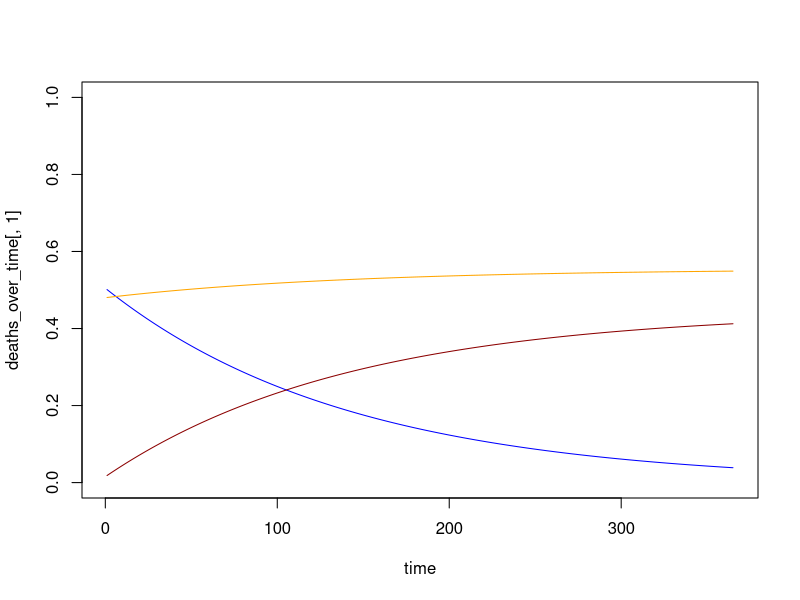

The R script that drew this image: (Note: this script raises an error after producing the figure.)
require(lme4)
require(RColorBrewer)
require(scales)

printed = "Standard G2 LN"
is.pbo = 2 #says whether pbo net (0 = standard, 1= PBO, 2=G2_nets)
species =  1#1 = gambiae ss, 2=arabiensis , 3=funestus
metric = 1 #1 = best guess, 2= lower 95% confidence interval 3 upper

#Assay to hut mortality conversion		
alpha1=	array(c(rep(0.63445,3),rep(0.012,3),rep(1.294,3)),c(3,3))
alpha2=	array(c(rep(3.997,3),rep(3.171,3),rep(5.119,3)),c(3,3))

#Benefit of PBO in assay		
beta1=	array(c(rep(3.407,2),2.527,rep(2.666,2),1.528,rep(4.331,2),3.547),c(3,3))
beta2=	array(c(rep(5.88,2),0.891,rep(4.754,2),(0.128),rep(6.956,2),1.882),c(3,3))
beta3=	array(c(rep(0.783,2),0,rep(1.038,2),0,rep(0.543,2),0),c(3,3))

#Deterency from mortality		
delta1=	array(c(rep(0.071,3),rep(0.17,3),rep(0.255,3)),c(3,3))
delta2=	array(c(rep(1.257,3),rep(0.627,3),rep(2.073,3)),c(3,3))
delta3=	array(c(rep(-1.517,3),rep(4.03,3),rep(0.646,3)),c(3,3))

#Success from mortality		
theta1=	array(c(rep(0.025,3),rep(0.007,3),rep(0.034,3)),c(3,3))
theta2=	array(c(rep(3.317,3),rep(2.919,3),rep(4.899,3)),c(3,3))

#Decay in insecticide non-PBO net		
mup=	array(c(rep(-2.36,3),rep(2.948,3),rep(1.821,3)),c(3,3))
rhop=	array(c(rep(-3.05,3),rep(3.762,3),rep(2.322,3)),c(3,3))


kp0=0.699
net_halflife=2.64
#1-0.796 Bioko bradley study
##1-0.11 Kagera West study
#c(0.922,0.455)#

surv_bioassay=seq(0,1,0.2)		#measure of resistance 0=no resistance 1=100% survival in discriminating dose bioassay}

##lower benefit (using Tom's paper translations)
pbo_benefit_a2<-2.666 + 4.754*((1-surv_bioassay)-0.5)/(1+1.038*((1-surv_bioassay)-0.5))   
pbo_benefit<-exp(pbo_benefit_a2)/(1+exp(pbo_benefit_a2))

##upper benefit (using Tom's paper translations)
pbo_benefit_a3<-4.331 + 6.956*((1-surv_bioassay)-0.5)/(1+0.543*((1-surv_bioassay)-0.5))   
pbo_benefit<-exp(pbo_benefit_a3)/(1+exp(pbo_benefit_a3))

##mean benefit (using Tom's paper translations)
pbo_benefit_a<-3.407 + 5.880*((1-surv_bioassay)-0.5)/(1+0.783*((1-surv_bioassay)-0.5))   
pbo_benefit<-exp(pbo_benefit_a)/(1+exp(pbo_benefit_a))



#Benefit of PBO in assay		
#Using log binomial fit
## output is summary(glm_2)$coeff[2,1] from IVCC_New_net_comparison
# I think 0.63 and 4 comes from Churcher et al. 2016 and determins the relationship for standard LLIN
#from IVCC_New_net_comparisons.r 
#summary(glm_2)$coeff[2,1] =4.279052
#summary(glm_2)$coeff[1,1] =-0.05964997

#lower1 =3.449297 (these are mean +/- 1.96 x SE)
#lower2 = -0.2940463

#upper1 =5.108807
#upper2 =0.1747464

G2_benefit = 1 / (1 + exp(-4.279052 * (1 / (1 + exp(0.63 + 4*(surv_bioassay-0.5)))) -  -0.05964997 ))

G2_benefit_log_upp = 1 / (1 + exp(-5.108807 * (1 / (1 + exp(0.63 + 4*(surv_bioassay-0.5)))) - 0.1747464 ))
G2_benefit_log_low = 1 / (1 + exp(-3.449297 * (1 / (1 + exp(0.63 + 4*(surv_bioassay-0.5)))) - -0.2940463 ))


mort_assay=if(is.pbo==0) 1-surv_bioassay else if(is.pbo==1) pbo_benefit else G2_benefit
mort_hut_a = alpha1[species,metric] + alpha2[species,metric]*(mort_assay-0.5)			              	#relationship mortality in bioassay -> hut trial, logit scale}
mort_hut   = exp(mort_hut_a)/(1+exp(mort_hut_a))

det_hut_a = delta1[species,metric]+delta2[species,metric]*(mort_hut-0.5)+delta3[species,metric]*(mort_hut-0.5)^2	#relationship hut trial mortality -> deterrence}
det_hut   = ifelse(det_hut_a<0,0,det_hut_a)			                  #censored to stop becoming negative}
suc_hut   = theta1[species,metric] *exp(theta2[species,metric] *(1-mort_hut))				              #relationship hut trial mortality -> success}
rep_hut   = 1-suc_hut-mort_hut

n1n0 = 1-det_hut
kp1  = n1n0*suc_hut
jp1  = n1n0*rep_hut+(1-n1n0)
lp1  = n1n0*mort_hut

r_ITN0  = (1-kp1/kp0)*(jp1/(lp1+jp1))		          	#probability of dying with an encounter with ITN (max)}
d_ITN0  = (1-kp1/kp0)*(lp1/(lp1+jp1))		          	#probability of repeating behaviour (max)}
s_ITN0  = 1-d_ITN0-r_ITN0   


#max tail to variable notation indicates maximum net efficacy (no resistance)
#min tail to variable notation indicates mainimum net efficacy (100% resistance)

mort_max_a = alpha1[species,metric] + alpha2[species,metric]*(1-0.5)				          #maximum mortality seen in huts, used to adjust}
mort_max   = exp(mort_max_a)/(1+exp(mort_max_a))

mort_min_a = alpha1[species,metric] + alpha2[species,metric]*(0-0.5)				          #maximum mortality seen in huts, used to adjust}
mort_min   = exp(mort_min_a)/(1+exp(mort_min_a))

det_max_a = delta1[species,metric]+delta2[species,metric]*(mort_max-0.5)+delta3[species,metric]*(mort_max-0.5)^2	#relationship hut trial mortality -> deterrence}
det_max   = ifelse(det_max_a<0,0,det_max_a)			                  #censored to stop becoming negative}
suc_max   = theta1[species,metric] *exp(theta2[species,metric] *(1-mort_max))				              #relationship hut trial mortality -> success}
rep_max   = 1-suc_max-mort_max

n1n0_max = 1-det_max
kp1_max  = n1n0_max*suc_max
jp1_max  = n1n0_max*rep_max+(1-n1n0_max)
lp1_max  = n1n0_max*mort_max

r_ITN0_max  = (1-kp1_max/kp0)*(jp1_max/(lp1_max+jp1_max))		          	#probability of dying with an encounter with ITN (max)}
d_ITN0_max  = (1-kp1_max/kp0)*(lp1_max/(lp1_max+jp1_max))		          	#probability of repeating behaviour (max)}
s_ITN0_max  = 1-d_ITN0_max-r_ITN0_max


det_min_a = delta1[species,metric]+delta2[species,metric]*(mort_min-0.5)+delta3[species,metric]*(mort_min-0.5)^2	#relationship hut trial mortality -> deterrence}
det_min   = ifelse(det_min_a<0,0,det_min_a)			                  #censored to stop becoming negative}
suc_min   = theta1[species,metric] *exp(theta2[species,metric] *(1-mort_min))				              #relationship hut trial mortality -> success}
rep_min   = 1-suc_min-mort_min

n1n0_min= 1-det_min
kp1_min  = n1n0_min*suc_min
jp1_min  = n1n0_min*rep_min+(1-n1n0_min)
lp1_min  = n1n0_min*mort_min

r_ITN0_min  = (1-kp1_min/kp0)*(jp1_min/(lp1_min+jp1_min))		          	#probability of dying with an encounter with ITN (max)}
d_ITN0_min  = (1-kp1_min/kp0)*(lp1_min/(lp1_min+jp1_min))		          	#probability of repeating behaviour (max)}
s_ITN0_min  = 1-d_ITN0_min-r_ITN0_min



#{halflife}
my_max_washes_a = mup[species,metric] +rhop[species,metric]*(mort_max-0.5)		
my_max_washes   = log(2)/(exp(my_max_washes_a)/(1+exp(my_max_washes_a)))

wash_decay_rate_a = mup[species,metric] +rhop[species,metric]*(mort_hut-0.5)
wash_decay_rate   = log(2)/(exp(wash_decay_rate_a)/(1+exp(wash_decay_rate_a)))
itn_half_life     = wash_decay_rate/my_max_washes*net_halflife





## adjusted to match Griffin et al 2015 Natt Comms
Griff_d_ITN0<-0.51
Griff_r_ITN0<-0.31  ###THINK THIS NEEDS TO BE CHECKED
Griff_s_ITN0<-1-Griff_d_ITN0-Griff_r_ITN0




##ERG parameterisations
##mortality parameters modified to match Jamies paper 
##success paramater scaled to start at jamies paper values and go to elife parameters
ERG_d_ITN0 <- d_ITN0/d_ITN0_max*Griff_d_ITN0
ERG_s_ITN0 <- (Griff_s_ITN0)+(s_ITN0-s_ITN0_max)/(s_ITN0_min-s_ITN0_max)*(s_ITN0_min-Griff_s_ITN0)
ERG_r_ITN0 <- 1-ERG_d_ITN0-ERG_s_ITN0


r_ITN0_min = 0.24
deaths_over_time = repeats_over_time = succ_fed_over_time = array(dim=c(365,length(ERG_d_ITN0)))

for(i in 1:length(ERG_d_ITN0)){
  time = 1:365
  deaths_over_time[,i] = ERG_d_ITN0[i] * exp(-(1/365*itn_half_life[i])*time)
  repeats_over_time[,i] = ERG_r_ITN0[i] - (ERG_r_ITN0[i] - r_ITN0_min) * exp(-(1/365*itn_half_life[i])*time) + r_ITN0_min
  succ_fed_over_time[,i] = 1 - deaths_over_time[,i] - repeats_over_time[,i]
}

checks = seq(1,101,by=10)

plot(deaths_over_time[,1] ~ time,ylim=c(0,1),pch="")
  for(i in c(checks)){
  lines(deaths_over_time[,i] ~ time,col="blue")
  lines(repeats_over_time[,i] ~ time,col="orange")
  lines(succ_fed_over_time[,i]~ time,col="darkred")
  
}

##check probabilities always sum to 1 for any set of params
for (i in 1:365){ch[i] = sum(deaths_over_time[i,1],repeats_over_time[i,1],succ_fed_over_time[i,1])}

is.pbo #says whether pbo net (0 = standard, 1= PBO)
species #1 = gambiae ss, 2=arabiensis , 3=funestus
metric #1 = best guess, 2= lower 95% confidence interval 3 upper
surv_bioassay[1]
## 65 resistance
#ERG_r_ITN0[14];ERG_d_ITN0[14];itn_half_life[14]

## 0 resistance
ERG_r_ITN0[1];ERG_d_ITN0[1];itn_half_life[1]

## 20 resistance
ERG_r_ITN0[5];ERG_d_ITN0[5];itn_half_life[5]
## 40 resistance
ERG_r_ITN0[9];ERG_d_ITN0[9];itn_half_life[9]
## 50 resistance
ERG_r_ITN0[11];ERG_d_ITN0[11];itn_half_life[11]
## 60 resistance
ERG_r_ITN0[13];ERG_d_ITN0[13];itn_half_life[13]
## 80 resistance
ERG_r_ITN0[17];ERG_d_ITN0[17];itn_half_life[17]
## 100 resistance
ERG_r_ITN0[21];ERG_d_ITN0[21];itn_half_life[21]

## 50 resistance
ERG_r_ITN0[11];ERG_d_ITN0[11];itn_half_life[11]

G2_nets = data.frame(ERG_r_ITN0,ERG_r_ITN0,ERG_r_ITN0,ERG_d_ITN0,ERG_d_ITN0,ERG_d_ITN0,itn_half_life)
write.csv(G2_nets,"H:\\Ellie\\Prioritisation\\G2_nets_low_parameterisations.csv")
##IVCC G2 runs

##mortality 30% = [71]
##mortality 35% = [66]
##mortality 11% =[90]
##mortality 41% =[60]
##mortality 6% =[95]
##mortality 19% =[82]
##mortality 43% =[58]
##mortality 25% =[76]
##mortality 100% =[1]

##mortality 55% = [46]
##mortality 24% = [77] #GAMB AND FUN
##mortality 60% =[41] #ARAB
##mortality 78% =[23]
##mortality 82% =[19]
##mortality 81% =[20]#GAMB AND FUN
##mortality 95% =[6]#ARAB
##mortality 54% =[47]#GAMB AND FUN
##mortality 51% =[50]#ARAB
##mortality 62% =[39]#ARAB

val_ref =67

ERG_r_ITN0[val_ref]
ERG_d_ITN0[val_ref] 
#ERG_s_ITN0[val_ref]
itn_half_life[val_ref]
D

g2_anopheles = data.frame(surv_bioassay,ERG_r_ITN0,ERG_d_ITN0,itn_half_life)
#write.csv(g2_anopheles,"H:\\Ellie\\IRS and resistance\\IVCC\\Data_IVCC_newLLINsG2Interceptor\\Analysis for country predictions\\G2_anopheles.csv")



#r_ITN_min=0.24 
#r_ITN_min + (r_ITN0- r_ITN_min)*itn_half_life
##check with plots in the style of elife paper

my.cols<-c(brewer.pal(12, "Paired"),"white",brewer.pal(8, "Dark2"))

my.success.inside.a<-suc_hut*100
my.det.a<-det_hut*100
my.det.trunc.a<-ifelse(my.det.a<0,0,my.det.a)
my.success.a<-my.success.inside.a*(1-my.det.trunc.a/100)

my.death<-mort_assay*100*(1-my.det.trunc.a/100)
my.success.kill<-100-my.death

a.det<-my.det.trunc.a
my.kill.det<-100-my.death-a.det

my.x100<-(1-surv_bioassay)*100

plot(mort_assay,my.success.kill,type="n",main=printed,cex.lab=1.6,cex.axis=1.6,cex.main=1.6,
     xlim=c(0,100),ylim=c(0,100),las=1,xlab="Resistance test (% survival)",ylab="Probability (%)")
polygon(c(my.x100,rev(my.x100)),c(rep(0,length(my.x100)),rep(100,length(my.x100))),col=my.cols[1],border=my.cols[1])
polygon(c(my.x100,rev(my.x100)),c(rep(0,length(my.x100)),my.success.kill),col=my.cols[3],border=my.cols[3])
polygon(c(my.x100,rev(my.x100)),c(rep(0,length(my.x100)),my.kill.det),col=my.cols[7],border=my.cols[7])
polygon(c(my.x100,rev(my.x100)),c(rep(0,length(my.x100)),my.success.a),col=my.cols[5],border=my.cols[5])
#text(30,80,"Killed",col=my.cols[2],cex=1.4)
#text(30,40,"Deterred",col=my.cols[4],cex=1.4)
#text(80,40,"Exited",col=my.cols[8],cex=1.4)
#text(80,10,"Successfully blood fed",col=my.cols[6],cex=1.4)